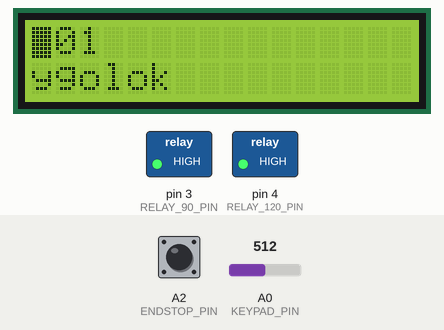
This sketch was run on a simulated Arduino Uno, built with avr-gcc and run on an emulated ATmega328P. Shown: 16×2 character LCD, switched loads named in the sketch (green lamp = pin HIGH). The test bench sets the inputs (shaded band); at power-on: A0 (KEYPAD_PIN) = 512, A2 (ENDSTOP_PIN) HIGH.

Above: at 1.2 s.
1.3 s: A0 (KEYPAD_PIN) set to 351
2.8 s: A0 (KEYPAD_PIN) set to 329
At 3.5 s:
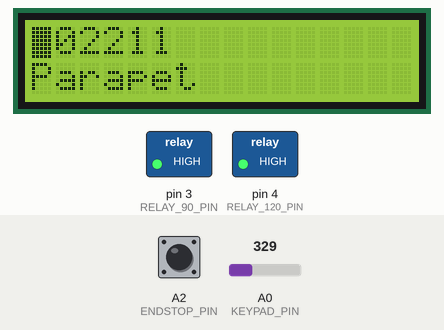
4.3 s: A0 (KEYPAD_PIN) set to 512
At 5.2 s:
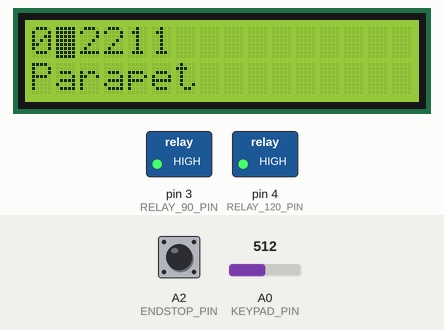
5.8 s: A0 (KEYPAD_PIN) set to 529
At 6.9 s:
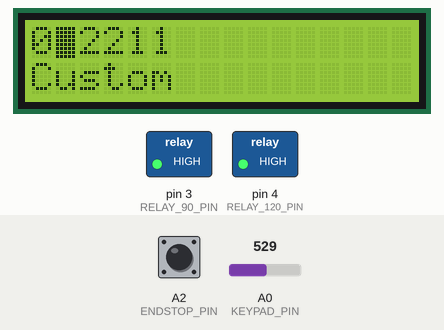
7.3 s: A2 (ENDSTOP_PIN) pulled LOW for 0.15 s
At 8.1 s:
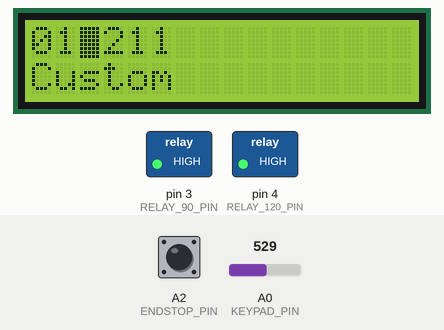
8.9 s: A2 (ENDSTOP_PIN) pulled LOW for 1 s
At 9.5 s:
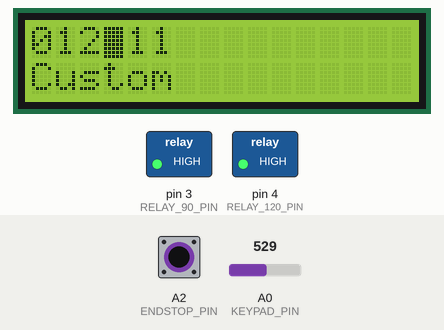
Timing chart, 0 to 11.9 s (numbered marks = the images above; inputs shaded):
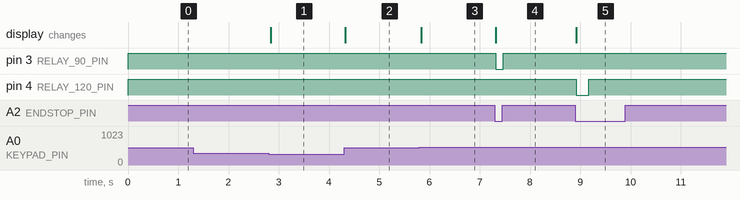

Measured:
- the behaviour switches between 340 and 339 on A0 (KEYPAD_PIN) (found by bisection; images 0 and 1)
- the behaviour switches between 519 and 520 on A0 (KEYPAD_PIN) (found by bisection; images 2 and 3)
- after the input at 1.3 s, every drawn part: stays the same
- after the input at 2.8 s, the display: changes at once (image 1)
- after the input at 4.3 s, the display: changes at once (image 2)
- after the input at 5.8 s, the display: changes at once (image 3)
- after the input at 7.3 s, pin 3 (RELAY_90_PIN): HIGH → LOW at once, → HIGH 0.15 s later; the display: changes at once (image 4)
- after the input at 8.9 s, pin 4 (RELAY_120_PIN): HIGH → LOW at once, → HIGH 0.25 s later; the display: changes at once (image 5)

The sketch:

control.ino
```cpp
#include <Wire.h>
#include "LiquidCrystal_I2C.h"
#include "buttons.h"

typedef struct {
  const uint8_t steps[8];
  const char* text;
} detail;

typedef struct {
  uint8_t detail_n;
  uint8_t step;
  uint8_t steps[8];
  const   char *text;
} State;

const uint8_t details_count = 7;

const uint8_t END = 255;

const detail details[] =  {
  { //уголок
    {0, 0, 90, END},
    "ygolok"
  },
  { //конек
    {0, 0, 120, END},
    "konek"
  },
  { //ветровик
    {0, 0, 120, 120, 90, END},
    "vetrovaya"
  },
  { //снегозадержатель
    {0, 0, 120, 90, 0, END},
    "snegozadergatel"
  },
  { //капельник
    {0, 120, END},
    "karnizka"
  },
  { //лобовая
    {0, 90, END},
    "Lobovaya"
  },
  { //парапет
    {0, 0, 120, 120, 90, 90, END},
    "Parapet"
  }
};

State state;

Analog_Button keypad;
Analog_Button endstop_button;

const uint8_t KEYPAD_PIN = A0;
const uint8_t ENDSTOP_PIN = A2;

const uint8_t RELAY_90_PIN = 3;
const uint8_t RELAY_120_PIN = 4;

LiquidCrystal_I2C lcd(0x3F, 16, 2);

uint8_t inc(uint8_t value, uint8_t max) {
  ++value;
  if (value > max) {
    return 0;
  } else {
    return value;
  }
}

uint8_t dec(uint8_t value, uint8_t max) {
  value--;
  if (value == 255) {
    return max;
  } else {
    return value;
  }
}

uint8_t next_angle(uint8_t angle) {
  switch (angle) {
    case 0:
      return 90;
    case 90:
      return 120;
    case 120:
      return END;
    case END:
      return 0;
  }
  return 0;
}

void on_select(State& state) {
  uint8_t old = state.steps[state.step];
  uint8_t new_angle = next_angle(old);
  state.steps[state.step] = new_angle;
  state.text = "Custom";
}

void on_up(State& state) {
  state.step = 0;
  state.detail_n = inc(state.detail_n, details_count - 1);
  state.text = details[state.detail_n].text;
  memcpy(state.steps, details[state.detail_n].steps, 8);
}

void on_down(State& state) {
  state.step = 0;
  state.detail_n = dec(state.detail_n, details_count - 1);
  state.text = details[state.detail_n].text;
  memcpy(state.steps, details[state.detail_n].steps, 8);
}

void on_right(State& state) {
  state.step = inc(state.step, 8 - 1);
}

void on_left(State& state) {
  state.step = dec(state.step, 8 - 1);
}

void on_step(State& state) {
  uint8_t angle = state.steps[state.step];

  if (angle == 0) {
    relays_off();
  } else if (angle == 90) {
    relays_on_90();
  } else if (angle == 120) {
    relays_on_120();
  }

  state.step = inc(state.step, 8 - 1);
  angle = state.steps[state.step];
  if (angle == END) {
    state.step = 0;
  }
}

void printSteps(LiquidCrystal_I2C& lcd, uint8_t steps[]) {
  for (uint8_t i = 0; i < 8; i++) {
    uint8_t angle = steps[i];
    if (angle == 0) {
      lcd.print("0");
    } else  if (angle == 90) {
      lcd.print("1");
    } else  if (angle == 120) {
      lcd.print("2");
    } else if (angle == END) {
      return;
    }
  }
}

void relays_off() {
  digitalWrite(RELAY_90_PIN, HIGH);
  digitalWrite(RELAY_120_PIN, HIGH);
}

void relays_on_90() {
  digitalWrite(RELAY_90_PIN, LOW);
  digitalWrite(RELAY_120_PIN, HIGH);
}

void relays_on_120() {
  digitalWrite(RELAY_90_PIN, HIGH);
  digitalWrite(RELAY_120_PIN, LOW);
}


void refresh(LiquidCrystal_I2C& lcd, State& state) {
  lcd.clear();
  lcd.noBlink();
  printSteps(lcd, state.steps);
  lcd.setCursor(0, 1);
  lcd.print(state.text);
  lcd.setCursor(state.step, 0);
  lcd.blink();
}


void setup() {
  pinMode(RELAY_90_PIN, OUTPUT);
  pinMode(RELAY_120_PIN, OUTPUT);

  relays_off();

  pinMode(KEYPAD_PIN, INPUT);
  pinMode(ENDSTOP_PIN, INPUT);

  state.text = details[state.detail_n].text;
  memcpy(state.steps, details[state.detail_n].steps, 8);

  lcd.begin();
  refresh(lcd, state);
}

unsigned long start_on_ts = 0;

void loop() {


  if ((start_on_ts > 0) && ((millis() - start_on_ts) > 250)) {
    relays_off();
    start_on_ts = 0;
    return;
  }

  int8_t end_value = digitalRead(ENDSTOP_PIN);
  bool is_f = is_update_button(endstop_button, end_value, millis());
  if (is_f && end_value == 0) {
    on_step(state);
    start_on_ts = millis();
    lcd.setCursor(state.step, 0);

    return;
  }

  if (is_f && end_value == 1) {
    relays_off();
    return;
  }

  int8_t value = buttons_key_keyes(analogRead(KEYPAD_PIN));

  if (is_update_button(keypad, value, millis())) {
    switch (value) {
      case NONE_BUTTON:
        break;
      case RIGHT_BUTTON:
        on_right(state);
        lcd.setCursor(state.step, 0);
        break;
      case LEFT_BUTTON:
        on_left(state);
        lcd.setCursor(state.step, 0);
        break;
      case UP_BUTTON:
        on_up(state);
        refresh(lcd, state);
        break;
      case DOWN_BUTTON:
        on_down(state);
        refresh(lcd, state);
        break;
      case SELECT_BUTTON:
        on_select(state);
        refresh(lcd, state);
        break;
    }

  }

}
```

buttons.h
```cpp
#ifndef BUTTONS_H_
#define BUTTONS_H_

const int8_t NONE_BUTTON = -1;
const int8_t RIGHT_BUTTON = 0;
const int8_t LEFT_BUTTON = 1;
const int8_t UP_BUTTON = 2;
const int8_t DOWN_BUTTON = 3;
const int8_t SELECT_BUTTON = 4;


int8_t buttons_key(int value) {
  if (value < 10)   return RIGHT_BUTTON;
  if (value < 140)   return UP_BUTTON;
  if (value < 320)   return DOWN_BUTTON;
  if (value < 490)   return LEFT_BUTTON;
  if (value < 730)   return SELECT_BUTTON;
  return NONE_BUTTON;
}

int8_t buttons_key_robodyn(int value) {
  if (value < 10)   return RIGHT_BUTTON;
  if (value < 160)   return UP_BUTTON;
  if (value < 340)   return DOWN_BUTTON;
  if (value < 520)   return LEFT_BUTTON;
  if (value < 760)   return SELECT_BUTTON;
  return NONE_BUTTON;
}

int8_t buttons_key_keyes(int value) {
  if (value < 10)   return LEFT_BUTTON;
  if (value < 160)   return UP_BUTTON;
  if (value < 340)   return DOWN_BUTTON;
  if (value < 520)   return RIGHT_BUTTON;
  if (value < 760)   return SELECT_BUTTON;
  return NONE_BUTTON;
}

typedef struct Analog_Button {
  int8_t last;
  int8_t state;
  unsigned long ts;
} Analog_Button;

bool is_update_button( struct Analog_Button& b, int8_t value, unsigned long ts)
{
  if (b.last != value) {
    b.ts = ts;
  }

  b.last = value;

  if ((ts - b.ts) < 20) {
    return false;
  }

  if (b.state != value) {
    b.state = value;
    return true;
  }

  return false;
}


#endif
```
